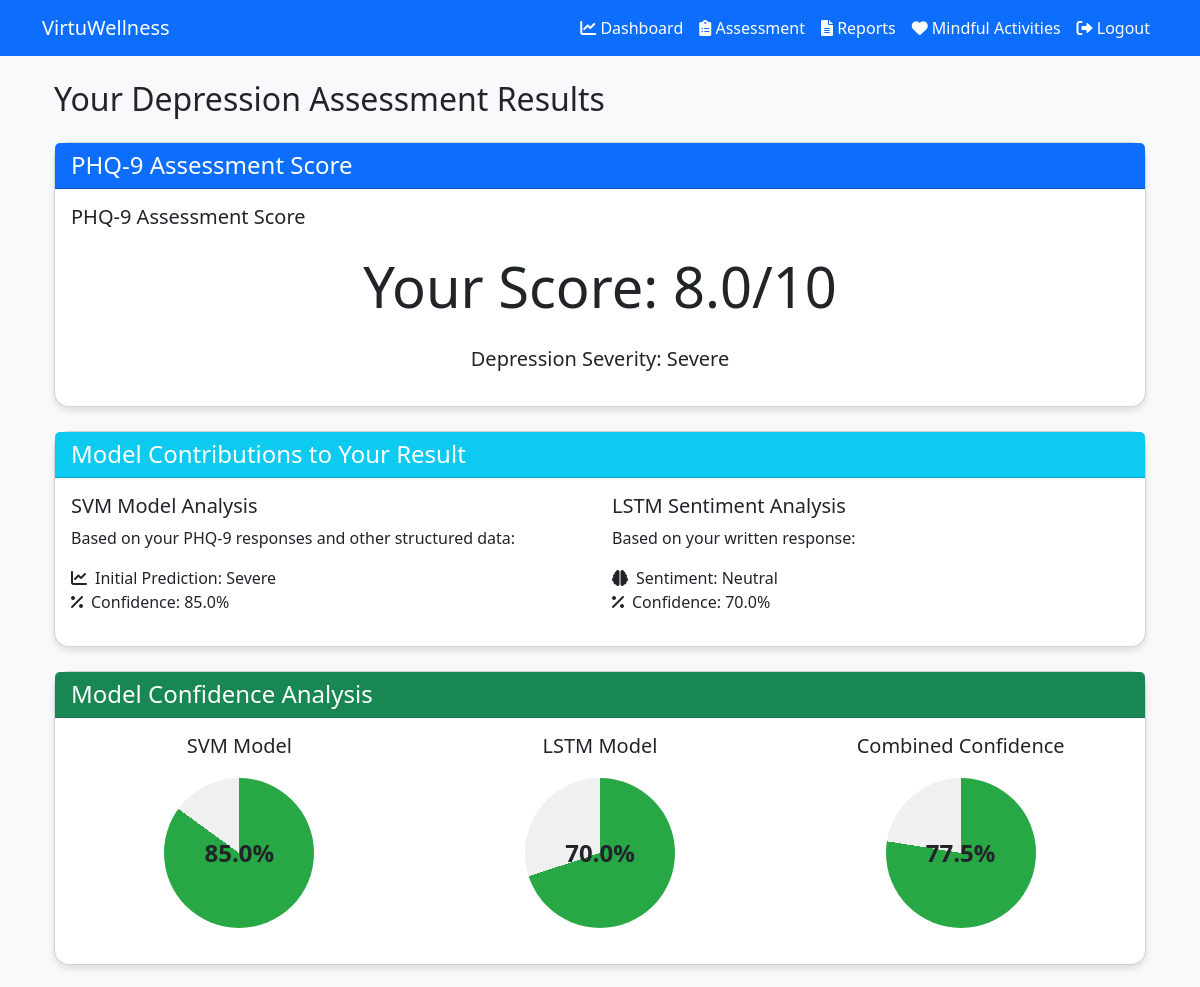
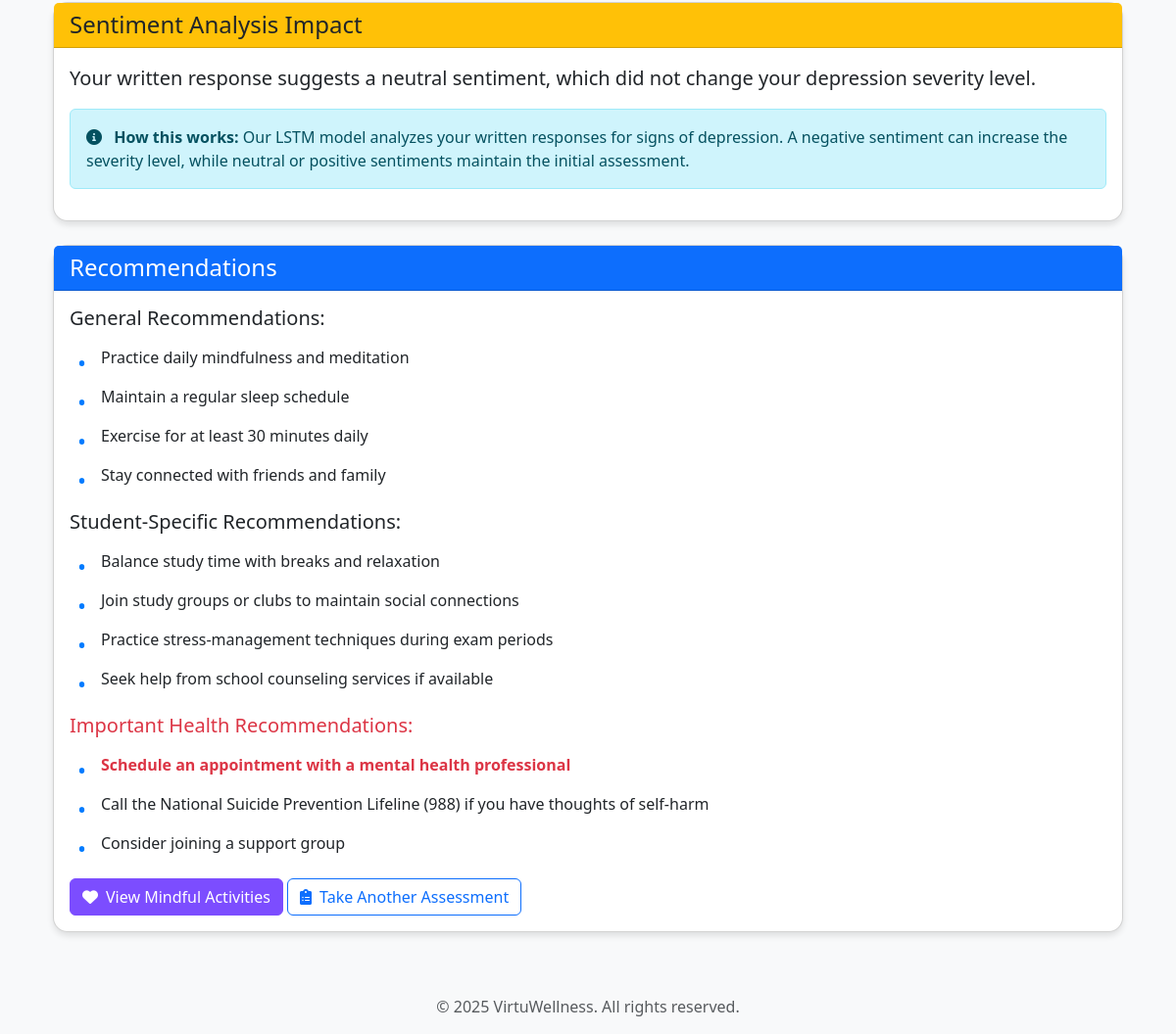
The page /results/6 (signed in) on the database its author committed (2 pictures, top to bottom).
### app.py (models this page shows)
class Assessment(db.Model):
    id = db.Column(db.Integer, primary_key=True)
    user_id = db.Column(db.Integer, db.ForeignKey('user.id'), nullable=False)
    date = db.Column(db.DateTime, default=datetime.utcnow)
    phq9_score = db.Column(db.Float)
    depression_severity = db.Column(db.String(20))
    svm_confidence = db.Column(db.Float)
    lstm_confidence = db.Column(db.Float)
    sentiment = db.Column(db.String(10))
    age = db.Column(db.Integer, nullable=True)
    status = db.Column(db.String(20), nullable=True)
    family_history = db.Column(db.Boolean, nullable=True)
    recommendations = db.Column(db.Text)

### app.py (the view)
@app.route('/results/<int:assessment_id>')
@login_required
def results(assessment_id):
    assessment = Assessment.query.get_or_404(assessment_id)
    if assessment.user_id != current_user.id:
        return redirect(url_for('dashboard'))
    return render_template('results.html', assessment=assessment)

### app.py (called while the page is built)
@login_manager.user_loader
def load_user(user_id):
    return User.query.get(int(user_id))

### templates/results.html (shortened to what this page needs)
{% extends "base.html" %}
{% block content %}
<div class="container mt-4">
    <h2 class="mb-4">Your Depression Assessment Results</h2>
    <div class="card mb-4">
        <div class="card-header bg-primary text-white">
            <h4 class="mb-0">PHQ-9 Assessment Score</h4>
        </div>
        <div class="card-body">
            <h5 class="card-title mb-4">PHQ-9 Assessment Score</h5>
            <div class="score-display text-center mb-4">
                <h2 class="display-4">Your Score: {{ "%.1f"|format(assessment.phq9_score) }}/10</h2>
            </div>
            <p class="lead text-center">Depression Severity: <strong>{{ assessment.depression_severity }}</strong></p>
        </div>
    </div>
    <div class="card mb-4">
        <div class="card-header bg-info text-white">
            <h4 class="mb-0">Model Contributions to Your Result</h4>
        </div>
        <div class="card-body">
            <div class="row">
                <div class="col-md-6">
                    <h5>SVM Model Analysis</h5>
                    <p>Based on your PHQ-9 responses and other structured data:</p>
                    <ul class="list-unstyled">
                        <li><i class="fas fa-chart-line me-2"></i>Initial Prediction: {{ assessment.depression_severity }}</li>
                        <li><i class="fas fa-percentage me-2"></i>Confidence: {{ "%.1f"|format(assessment.svm_confidence * 100) }}%</li>
                    </ul>
                </div>
                <div class="col-md-6">
                    <h5>LSTM Sentiment Analysis</h5>
                    <p>Based on your written response:</p>
                    <ul class="list-unstyled">
                        <li><i class="fas fa-brain me-2"></i>Sentiment: {{ assessment.sentiment }}</li>
                        <li><i class="fas fa-percentage me-2"></i>Confidence: {{ "%.1f"|format(assessment.lstm_confidence * 100) }}%</li>
                    </ul>
                </div>
            </div>
        </div>
    </div>
    <div class="card mb-4">
        <div class="card-header bg-success text-white">
            <h4 class="mb-0">Model Confidence Analysis</h4>
        </div>
        <div class="card-body">
            <div class="row">
                <div class="col-md-4">
                    <div class="text-center">
                        <h5>SVM Model</h5>
                        <div class="progress-circle" data-value="{{ assessment.svm_confidence * 100 }}">
                            <span>{{ "%.1f"|format(assessment.svm_confidence * 100) }}%</span>
                        </div>
                    </div>
                </div>
                <div class="col-md-4">
                    <div class="text-center">
                        <h5>LSTM Model</h5>
                        <div class="progress-circle" data-value="{{ assessment.lstm_confidence * 100 }}">
                            <span>{{ "%.1f"|format(assessment.lstm_confidence * 100) }}%</span>
                        </div>
                    </div>
                </div>
                <div class="col-md-4">
                    <div class="text-center">
                        <h5>Combined Confidence</h5>
                        <div class="progress-circle" data-value="{{ ((assessment.svm_confidence + assessment.lstm_confidence) / 2) * 100 }}">
                            <span>{{ "%.1f"|format(((assessment.svm_confidence + assessment.lstm_confidence) / 2) * 100) }}%</span>
                        </div>
                    </div>
                </div>
            </div>
        </div>
    </div>
    <div class="card mb-4">
        <div class="card-header bg-warning">
            <h4 class="mb-0">Sentiment Analysis Impact</h4>
        </div>
        <div class="card-body">
            <p class="lead">
                Your written response suggests a {{ assessment.sentiment.lower() }} sentiment, which
                {% if assessment.sentiment == 'Negative' %}
                    increased your depression severity level.
                {% else %}
                    did not change your depression severity level.
                {% endif %}
            </p>
            <div class="alert alert-info">
                <i class="fas fa-info-circle me-2"></i>
                <strong>How this works:</strong> Our LSTM model analyzes your written responses for signs of depression.
                A negative sentiment can increase the severity level, while neutral or positive sentiments maintain the initial assessment.
            </div>
        </div>
    </div>
    <div class="card mb-4">
        <div class="card-header bg-primary text-white">
            <h4 class="mb-0">Recommendations</h4>
        </div>
        <div class="card-body">
            <div class="recommendations">
                {{ assessment.recommendations|safe }}
            </div>
            <div class="mt-4">
                <a href="{{ url_for('mindful_activities') }}" class="btn btn-primary">
                    <i class="fas fa-heart me-2"></i>View Mindful Activities
                </a>
                <a href="{{ url_for('assessment') }}" class="btn btn-outline-primary">
                    <i class="fas fa-clipboard-list me-2"></i>Take Another Assessment
                </a>
            </div>
        </div>
    </div>
</div>
{% endblock %}

### static/css/style.css (style rules this page uses)
:root { --primary-color: #7c4dff; --secondary-color: #b388ff; --accent-color: #3d5afe; }
body { font-family: 'Segoe UI', Tahoma, Geneva, Verdana, sans-serif; background-color: #f8f9fa; }
.btn-primary { background-color: var(--primary-color); border-color: var(--primary-color); }
.card { border-radius: 15px; box-shadow: 0 4px 6px rgba(0, 0, 0, 0.1); transition: transform 0.3s ease; }

### templates/results.html (style rules this page uses)
.progress-circle { width: 150px; height: 150px; border-radius: 50%; background-color: #f0f0f0; position: relative; margin: 20px auto; }
.progress-circle span { position: absolute; top: 50%; left: 50%; transform: translate(-50%, -50%); font-size: 1.5em; font-weight: bold; }
.recommendations ul { list-style-type: none; padding-left: 0; }
.recommendations li { margin-bottom: 1rem; padding-left: 2rem; position: relative; }
.recommendations li:before { content: "•"; color: #007bff; font-size: 1.5em; position: absolute; left: 0.5rem; }

### rows shown on the page
Assessment: phq9_score "8.0", depression_severity "Severe", assessment.svm_confidence*100 "85.0", sentiment "Neutral", assessment.lstm_confidence*100 "70.0", svm_confidence+lstm_confidence "77.5", sentiment "neutral", recommendations "General Recommendations: Practice daily mindfulness and meditation Maintain a regular sleep schedule Exercise for at least 30 minutes daily Stay connected with friends and family Student-Specific Recommendations: Balance study time with breaks and relaxation Join study groups or clubs to maintain social connections Practice stress-management techniques during exam periods Seek help from school counseling services if available Important Health Recommendations: Schedule an appointment with a mental health professional Call the National Suicide Prevention Lifeline (988) if you have thoughts of self-harm Consider joining a support group"
